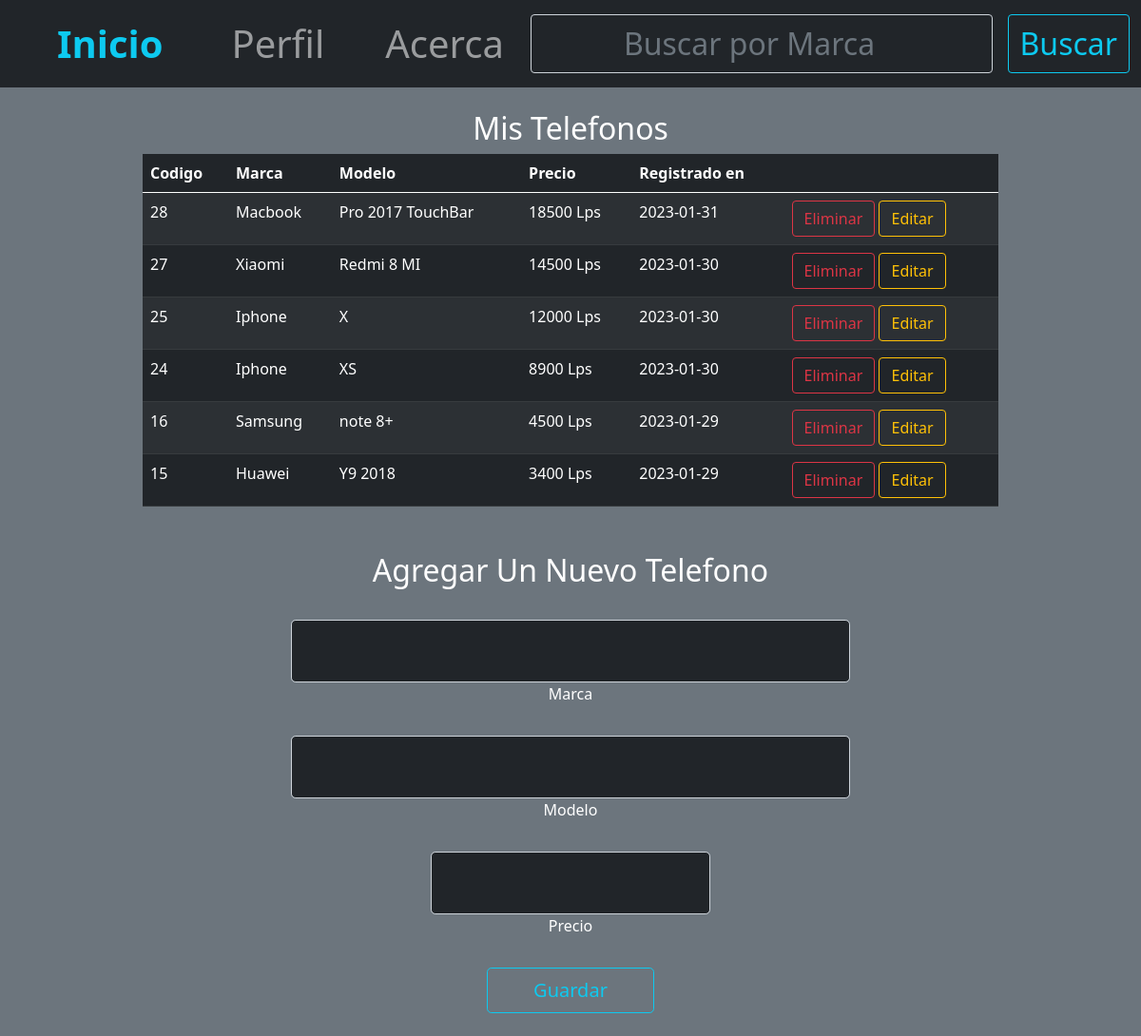
Screenshot of /inicio.php (signed in) with the database file from the repository.
### tables this page shows
CREATE TABLE `productos` (
  `Id` int(11) NOT NULL,
  `marca` varchar(45) DEFAULT NULL,
  `precio` double DEFAULT NULL,
  `createdAt` datetime DEFAULT NULL,
  `idUsuario` int(11) DEFAULT NULL,
  `modelo` varchar(45) DEFAULT NULL
);

### funciones.php (called while the page is built, shortened)
<?php
    function obtProducto($id){
      $conn = conectar();
      $sql = "SELECT * FROM productos where idUsuario = $id ORDER BY precio DESC";
      return mysqli_query($conn, $sql);
    }
?>

### inicio.php (the view, shortened to what this page needs)
<?php
        if(isset($_SESSION["usuario"])){
            $usuario=$_SESSION["usuario"];
    require_once("funciones.php");
         $id=$usuario["Id"];
         $productos = obtProducto($id);
        }else{
            header('Location: index.php');
        }
?>
<!DOCTYPE html>
<html lang="en">
<head>
    <link href="https://cdn.jsdelivr.net/npm/bootstrap@5.0.2/dist/css/bootstrap.min.css" rel="stylesheet">
</head>
<body class="bg-secondary text-white">
    <header>
         <nav class="navbar navbar-expand-lg navbar-dark bg-dark">
  <div class="container-fluid">
    <a class="navbar-brand ms-5 fs-1 text-info fw-bold" href="inicio.php">Inicio</a>
    <div class="collapse navbar-collapse" id="navbarSupportedContent">
      <ul class="navbar-nav me-auto mb-2 mb-lg-0">
            <li class="nav-item ms-5 fs-1">
              <a class="nav-link" aria-current="page" href="perfil.php">Perfil</a>
            </li>
            <li class="nav-item fs-1 ms-5">
              <a class="nav-link" href="#">Acerca</a>
            </li>
      </ul>
      <form class="d-flex" action="inicio.php" method="POST">
        <input name="buscarProd" class="form-control bg-dark text-info text-center me-3 fs-2" type="search" placeholder="Buscar por Marca" aria-label="Search">
        <button name="buscar" class="btn btn-outline-info fs-2  " type="submit">Buscar</button>
      </form>
    </div>
  </div>
</nav>
</header>
<section>
<br/>
<table class="mb-5 table table-dark table-striped w-75 m-auto ">
        <thead>
        <h2 class="text-center">Mis Telefonos </h2>
    <tr>
      <th scope="col">Codigo</th>
      <th scope="col">Marca</th>
      <th scope="col">Modelo</th>
      <th scope="col">Precio</th>
      <th scope="col">Registrado en</th>
      <th scope="col"></th>
    </tr>
  </thead>
  <tbody>
    <?php foreach($productos as $producto) {?>
    <tr class="mb-5">
        <form action="inicio.php" method="POST">
            <td scope="row"><input type="hidden" name="prodId" value="<?php echo $producto["Id"];?>" /><?php echo $producto["Id"];?> </td>
            <td><input name="marca" type="hidden" value="<?php echo $producto["marca"];?>"><?php echo $producto["marca"];?> </td>
            <td><input type="hidden" name="modelo" value="<?php echo $producto["modelo"] ;?>" /><?php echo $producto["modelo"];?></td>
            <td ><input name="precio" type="hidden" value="<?php echo $producto["precio"];?>"/><?php echo $producto["precio"];?> Lps</td>
            <td><?php echo substr($producto["createdAt"],0,10);?></td>
            <td>
                <button name="eliminarProd" type="submit" class="btn btn-outline-danger">Eliminar</button>
                <button name="editar" type="submit" class="btn btn-outline-warning" data-bs-toggle="modal" data-bs-target="#exampleModal" >Editar</button>
        </form>
    </tr>
    <?php }?>
  </tbody>
</table>
<h2 class="text-center">Agregar Un Nuevo Telefono </h2>
   <br/ >
   <center>
     <div class="container-fluid ">
         <form action="inicio.php" method="POST">
             <div class="form-outline form-secondary mb-4">
                 <input type="text" id="typeEmailX" required name="marcaProd" class="fs-2 text-center text-info bg-dark form-control form-control-lg w-50" />
                 <label class="form-label" for="typeEmailX">Marca<label>
                     </div>
                     <div class="form-outline form-secondary mb-4">
                 <input type="text" id="typeEmailX" required name="modeloProd" class="fs-2 text-center text-info bg-dark form-control form-control-lg w-50" />
                 <label class="form-label" for="typeEmailX">Modelo<label>
                     </div>
                     <div class="form-outline form-white mb-4">
                         <input type="number" id="typeEmailX" required name="precioProd" class="w-25 fs-2 text-info bg-dark text-center form-control form-control-lg" />
                         <label class="form-label" for="typeEmailX">Precio<label>
                             </div>
                             <div class="form-outline form-white mb-4">
                                 <button name="guardarProd" class="btn btn-outline-info btn-lg px-5" type="submit">Guardar</button>
                                </form>
                            </div>
                        </center>
</section>
</body>
</html>

### rows the page displays
productos: Id "28", marca "Macbook", modelo "Pro 2017 TouchBar", precio "18500", createdAt "2023-01-31"
productos: Id "27", marca "Xiaomi", modelo "Redmi 8 MI", precio "14500", createdAt "2023-01-30"
productos: Id "25", marca "Iphone", modelo "X", precio "12000", createdAt "2023-01-30"
productos: Id "24", marca "Iphone", modelo "XS", precio "8900", createdAt "2023-01-30"
productos: Id "16", marca "Samsung", modelo "note 8+", precio "4500", createdAt "2023-01-29"
productos: Id "15", marca "Huawei", modelo "Y9 2018", precio "3400", createdAt "2023-01-29"
